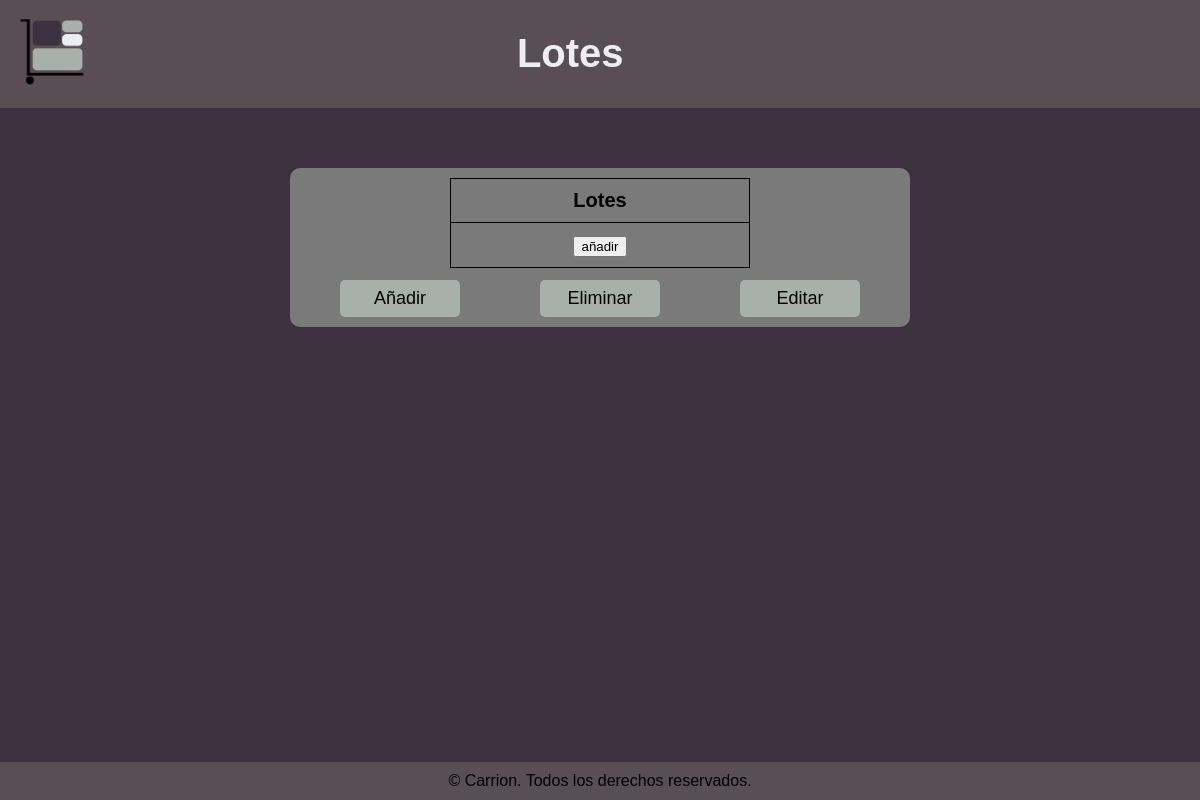
/backoffice/lote.php, run on an earlier commit of the app's database.
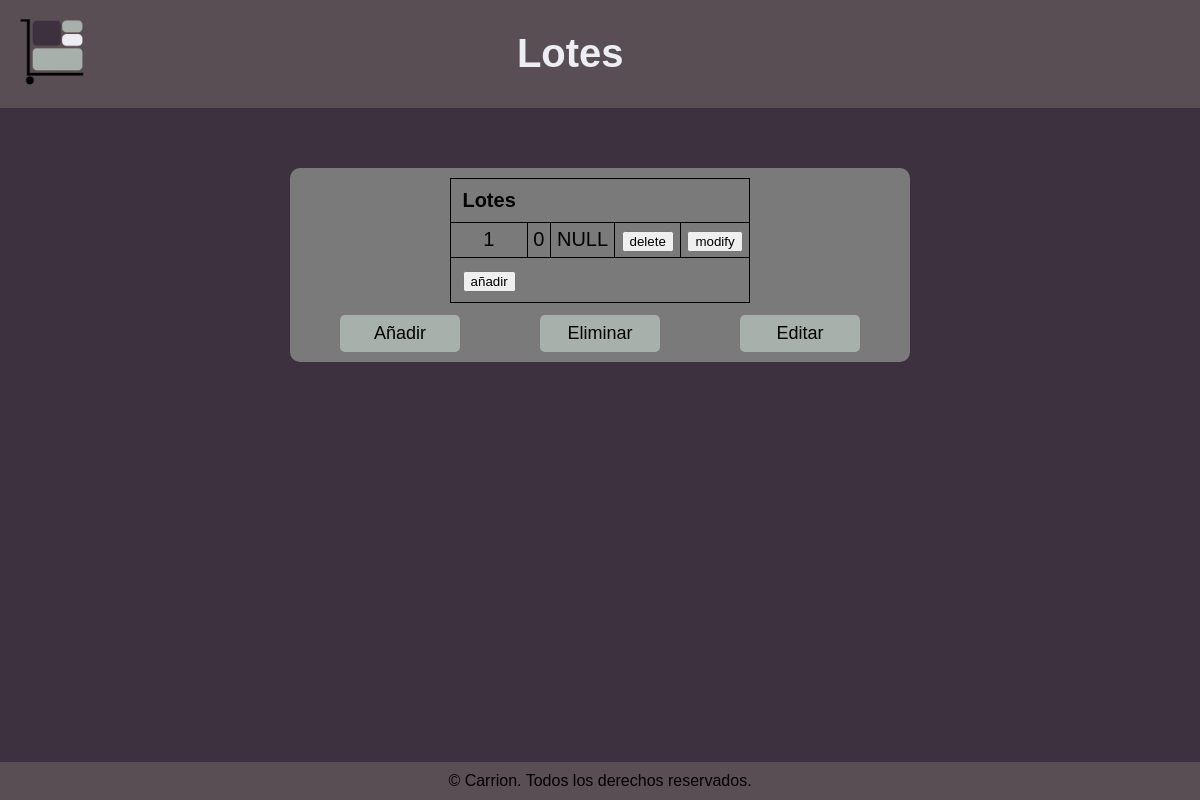
And on a later commit of the database.
### tables this page shows
CREATE TABLE `lote` (
  `idLote` int(11) NOT NULL,
  `deCliente` int(11) NOT NULL,
  `idAlmacen` int(11) DEFAULT NULL
);

### backoffice/lote.php (the view, shortened to what this page needs)
<!DOCTYPE html>
<html lang="en">
<head>
    <link rel="stylesheet" href="assets/css/paginasBackoffice.css">
</head>
<?php
$db = new Database();
$connection = $db->dbConnect();
$lotes = $connection->query("select * from lote;")->fetch_all(MYSQLI_ASSOC);
?>
<body>
    <header>
        <img src="assets/imagenes/LogoA.png" class="logo">
        <h1>Lotes</h1>
    </header>
    <main>
        <div class="container-table">
            <table>
                <thead>
                    <th>Lotes</th>
                </thead>
                <tbody>
                    <?php
                    foreach ($lotes as $lote) {
                        echo "<tr>";
                        foreach ($lote as $key => $value) {
                            if (isset($value)) {
                                echo "<td>" . $value . "</td>";
                            } else
                                echo "<td>" . "NULL" . "</td>";
                        }
                        echo "<form action='' method='post'>
                        <input type='hidden' name='idLote' value='" . $lote['idLote'] . "'>
                        <td><input type='submit' name='delete' value='delete'/></td></form>
                        <form action='editar.php' method='post'>
                        <input type='hidden' name='tipo' value='lote'>
                        <input type='hidden' name='identificador' value='idLote'>
                        <input type='hidden' name='idLote' value='" . $lote['idLote'] . "'>
                        <td><input type='submit' name='modify' value='modify'/></td></form>";
                        echo "</tr>";
                    }
                    ?>
                </tbody>
                <tfoot>
                    <th>
                        <form action="añadir.php" method="post">
                            <input type="submit" name="añadir" value="añadir">
                        </form>
                    </th>
                </tfoot>
            </table>
            <div class="container-button">
                <button class="añadir">Añadir</button> <button class="eliminar">Eliminar</button>
                <button class="editar">Editar</button>
            </div>
        </div>
    </main>
    <footer>
        <p>&copy; Carrion. Todos los derechos reservados.</p>
    </footer>
</body>
</html>

What changed in the data, as far as the page shows it:
added lote: idLote "1", deCliente "0"
